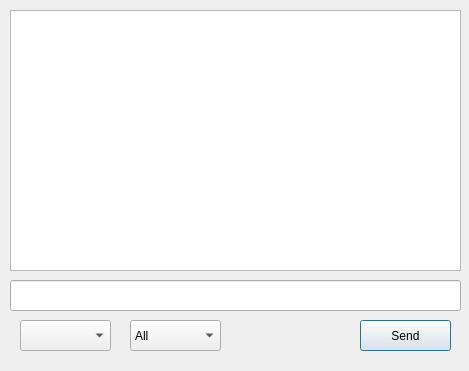
<?xml version="1.0" encoding="UTF-8"?>
<ui version="4.0">
 <class>server</class>
 <widget class="QDialog" name="server">
  <property name="geometry">
   <rect>
    <x>0</x>
    <y>0</y>
    <width>469</width>
    <height>371</height>
   </rect>
  </property>
  <property name="windowTitle">
   <string>Server</string>
  </property>
  <widget class="QTextEdit" name="Disply">
   <property name="geometry">
    <rect>
     <x>10</x>
     <y>10</y>
     <width>451</width>
     <height>261</height>
    </rect>
   </property>
   <property name="readOnly">
    <bool>true</bool>
   </property>
  </widget>
  <widget class="QPushButton" name="sendBtn">
   <property name="geometry">
    <rect>
     <x>360</x>
     <y>320</y>
     <width>91</width>
     <height>31</height>
    </rect>
   </property>
   <property name="text">
    <string>Send</string>
   </property>
  </widget>
  <widget class="QLineEdit" name="lineEdit">
   <property name="geometry">
    <rect>
     <x>10</x>
     <y>280</y>
     <width>451</width>
     <height>31</height>
    </rect>
   </property>
  </widget>
  <widget class="QComboBox" name="portComboBox">
   <property name="geometry">
    <rect>
     <x>20</x>
     <y>320</y>
     <width>91</width>
     <height>31</height>
    </rect>
   </property>
  </widget>
  <widget class="QComboBox" name="typeComboBox">
   <property name="geometry">
    <rect>
     <x>130</x>
     <y>320</y>
     <width>91</width>
     <height>31</height>
    </rect>
   </property>
   <item>
    <property name="text">
     <string>All</string>
    </property>
   </item>
   <item>
    <property name="text">
     <string>Individual</string>
    </property>
   </item>
  </widget>
 </widget>
 <resources/>
 <connections/>
</ui>
